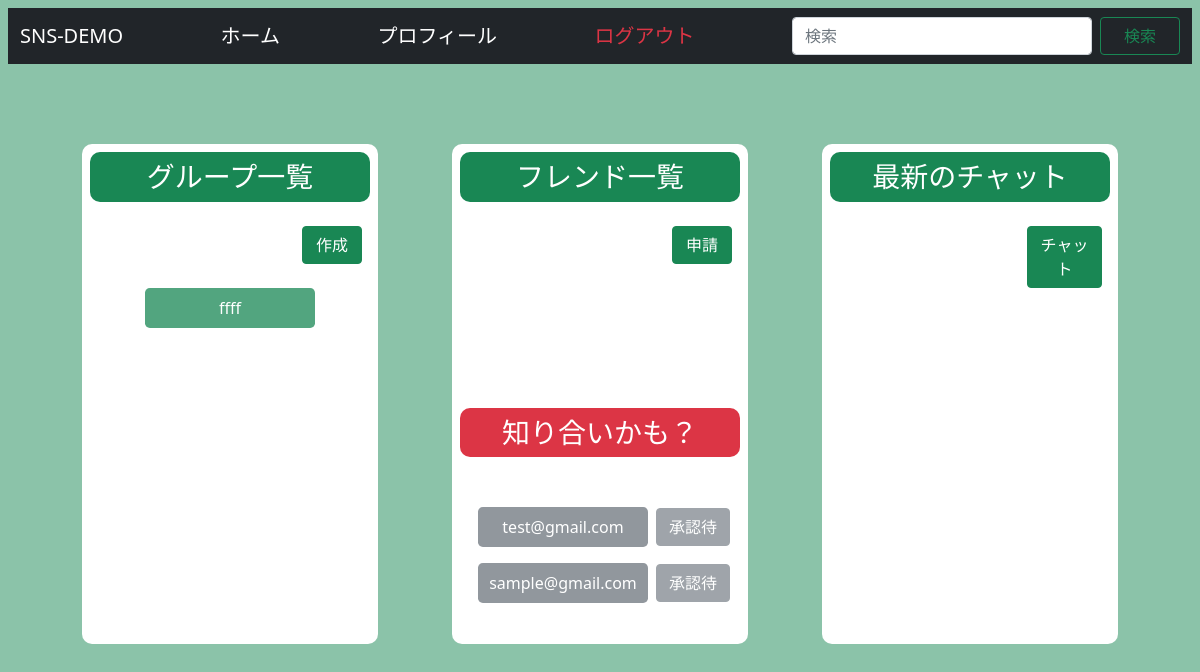
Page /app/home/ (signed in) on the earlier database version.
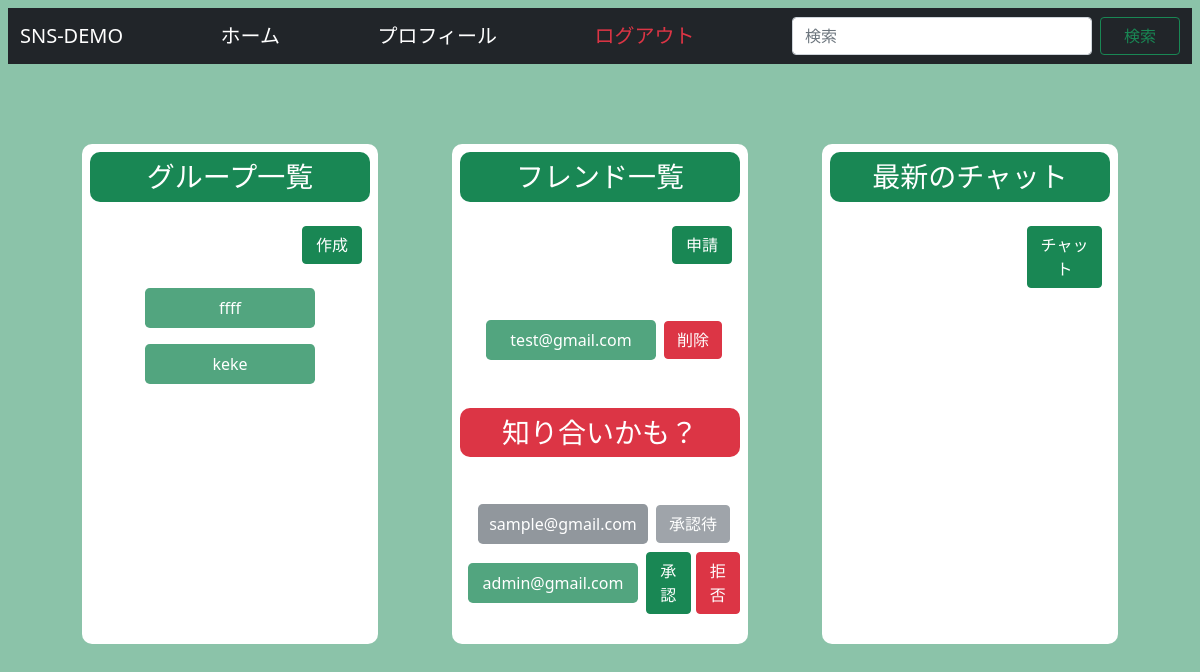
Same page on the later database version.
### app/models.py (models this page shows, shortened)
class Group(models.Model):
    id = models.UUIDField(default=uuid.uuid4, primary_key=True)
    owner = models.ForeignKey(get_user_model(), on_delete=models.CASCADE,  related_name='group_owner')
    member = models.ManyToManyField(get_user_model(), related_name='group_member')
    title = models.CharField(max_length=30)
    icon = models.ImageField(null=True, blank=True)
    def __str__(self):
        return self.title

class Friend(models.Model):
    id = models.UUIDField(default=uuid.uuid4, primary_key=True)
    send_from = models.ForeignKey(get_user_model(), on_delete=models.CASCADE, related_name='friend_send_from')
    send_to = models.ForeignKey(get_user_model(), on_delete=models.CASCADE)
    deny_flag = models.BooleanField(default=False)
    promise_flag = models.BooleanField(default=False)

### account/models.py (models this page shows, shortened)
class User(AbstractBaseUser):
    email = models.EmailField(
        verbose_name='email',
        max_length=255,
        unique=True,
    )
    is_active = models.BooleanField(default=True)
    is_admin = models.BooleanField(default=True)
    objects = UserManager()
    USERNAME_FIELD = 'email'
    REQUIRED_FIELDS = []
    def __str__(self):
        return self.email

### app/views.py (the view)
# urls.py: path('home/', views.home, name='home'),
@login_required
def home(request):
    user = get_user_model().objects.get(email=request.user)
    groups = user.group_member.all()
    friends = Friend.objects.filter(promise_flag=True)
    friends = friends.filter(Q(send_from=request.user) | Q(send_to=request.user))
    deny_friends = Friend.objects.filter(deny_flag=False, promise_flag=False)
    deny_friends = deny_friends.filter(Q(send_from=request.user) | Q(send_to=request.user))
    new_chats = Message.objects.filter(friend=request.user).order_by('-created_at')[:5]
    return render(request, 'page/home.html', {'groups': groups,
                                              'friends': friends,
                                              'deny_friends': deny_friends,
                                              'new_chats': new_chats})

### template/page/home.html (shortened to what this page needs)
{% extends 'base/base.html' %}
{% block main %}
<div class="d-flex justify-content-evenly" style="margin-top: 80px;position: relative;">
    <div class="bg-white w-25" style="height: 500px;border-radius: 10px;">
        <h3 class="bg-success m-2 p-2 text-white" style="text-align: center;border-radius: 10px;">グループ一覧</h3>
        <div class="d-flex flex-column bd-highlight　bg-success">
            <div class="d-flex flex-row-reverse p-2 m-2">
                <a class="btn btn-success text-decoration-none text-white" style="width: 60px;" href="{% url 'group_create' %}">作成</a>
            </div>
            <div class="d-flex flex-column" style="align-items: center;">
                {% for group in groups %}
                    <a href="{% url 'group_chat' pk=group.id %}" class="text-decoration-none text-black p-2">
                        <div class="rounded-3 bg-success p-2 text-white bg-opacity-75" style="text-align: center;max-width: 300px; min-width: 170px;">{{ group }}</div>
                    </a>
                {% endfor %}
            </div>
        </div>
    </div>
    <div class="bg-white w-25 " style="height: 500px;border-radius: 10px;">
        <h3 class="bg-success m-2 p-2 text-white" style="text-align: center;border-radius: 10px;">フレンド一覧</h3>
        <div class="d-flex flex-column bd-highlight　bg-success">
            <div class="d-flex flex-row-reverse p-2 m-2">
                <a class="btn btn-success text-decoration-none text-white" style="width: 60px;" href="{% url 'friend_search' %}">申請</a>
            </div>
            <div class="d-flex flex-column justify-content-center" style="align-items: center;min-height: 120px;max-height: 120px;">
                {% for friend in friends %}
                    {% if friend.send_to == request.user %}
                    <div class="d-flex flex-row align-items-center">
                        <a href="{% url 'friend_chat' pk=friend.id %}" class="text-decoration-none text-black p-2">
                            <div class="rounded-3 bg-success p-2 text-white bg-opacity-75"style="text-align: center;max-width: 300px; min-width: 170px;">{{ friend.send_from }}</div>
                        </a>
                        <a class="btn btn-danger text-decoration-none text-white" href="{% url 'friend_delete' pk=friend.id %}">削除</a>
                    </div>
                    {% else %}
                    <div class="d-flex flex-row align-items-center">
                        <a href="{% url 'friend_chat' pk=friend.id %}" class="text-decoration-none text-black p-2">
                            <div class="rounded-3 bg-success p-2 text-white bg-opacity-75"style="text-align: center;max-width: 300px; min-width: 170px;">{{ friend.send_to }}</div>
                        </a>
                        <a class="btn btn-danger text-decoration-none text-white" href="{% url 'friend_delete' pk=friend.id %}">削除</a>
                    </div>
                    {% endif %}
                {% endfor %}
            </div>
        </div>
        <h3 class="bg-danger m-2 p-2 text-white" style="text-align: center;border-radius: 10px;">知り合いかも？</h3>
        <div class="d-flex flex-column bd-highlight　bg-success">
            <div class="d-flex flex-column p-2 justify-content-center" style="align-items: center;min-height: 180px;max-height: 180px;">
                {% for deny_friend in deny_friends %}
                    {% if deny_friend.send_to == request.user %}
                        <div class="d-flex flex-row align-items-center">
                            <a href="#" class="text-decoration-none text-black p-2">
                                <div class="rounded-3 bg-success p-2 text-white bg-opacity-75"style="text-align: center;max-width: 300px; min-width: 170px;">{{ deny_friend.send_from }}</div>
                            </a>
                            <a class="btn btn-success text-decoration-none text-white" href="{% url 'friend_promise' pk=deny_friend.id %}">承認</a>
                            <a class="btn btn-danger text-decoration-none text-white" style="margin-left: 5px;" href="{% url 'friend_deny' pk=deny_friend.id %}">拒否</a>
                        </div>
                    {% else %}
                        <div class="d-flex flex-row align-items-center">
                            <a href="#" class="text-decoration-none text-black p-2">
                                <div class="rounded-3 bg-secondary p-2 text-white bg-opacity-75"style="text-align: center;max-width: 300px; min-width: 170px;">{{ deny_friend.send_to }}</div>
                            </a>
                            <a class="btn btn-secondary text-decoration-none text-white disabled" href="#">承認待</a>
                        </div>
                    {% endif %}
                {% endfor %}
            </div>
        </div>
    </div>
    <div class="bg-white w-25" style="height: 500px;border-radius: 10px;">
        <h3 class="bg-success m-2 p-2 text-white" style="text-align: center;border-radius: 10px;">最新のチャット</h3>
        <div class="d-flex flex-column bd-highlight　bg-success">
            <div class="d-flex flex-row-reverse p-2 m-2">
                <a class="btn btn-success text-decoration-none text-white" style="width: 75px;" href="{% url 'chat' %}">チャット</a>
            </div>
        </div>
    </div>
</div>
{% endblock %}

### template/base/base.html (shortened to what this page needs)
{% load static %}
{% block head %}
<!DOCTYPE html>
<html lang="ja">
<head>
    <link href="https://cdn.jsdelivr.net/npm/bootstrap@5.1.3/dist/css/bootstrap.min.css" rel="stylesheet">
    <link href="{% static 'css/chat.css' %}" rel="stylesheet">
</head>
{% endblock %}
<body>
<div class="container-fluid bg-success p-2 h-vh" style="--bs-bg-opacity: .5;height: 100vh;">
{% block header %}
<nav class="navbar navbar-dark bg-dark">
  <div class="container-fluid">
    <a class="navbar-brand" style="font-size: 20px;">SNS-DEMO</a>
    <a class="navbar-brand" href="{% url 'home' %}">ホーム</a>
    <a class="navbar-brand" href="{% url 'profile' %}">プロフィール</a>
    <a class="navbar-brand text-danger" href="{% url 'logout' %}">ログアウト</a>
    <form class="d-flex">
      <input class="form-control me-2" type="search" style="width: 300px;" placeholder="検索" aria-label="Search">
      <button class="btn btn-outline-success" style="width: 80px;" type="submit">検索</button>
    </form>
  </div>
</nav>
{% endblock %}
{% block main %}
{% endblock %}
</div>
</body>
</html>

Differences in the rows shown:
added Group: title "keke"
changed Friend "test@gmail.com": moves from the list under "知り合いかも？" to the list under "フレンド一覧"
added Friend: send_from "admin@gmail.com", shown under "知り合いかも？"
